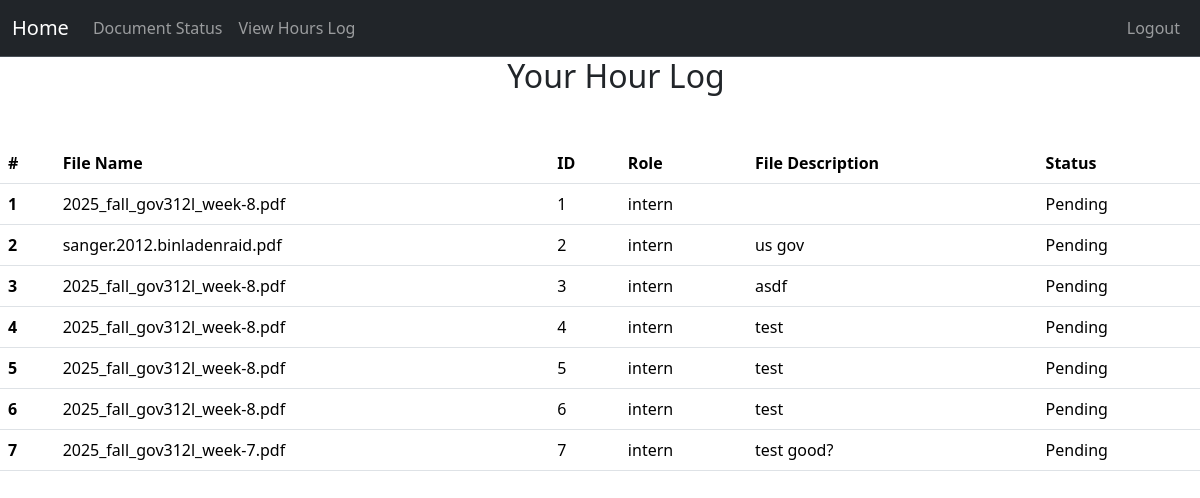
/specific/log/document (signed in), run on the app's committed database.
### project/models.py (models this page shows, shortened)
class Document(db.Model):
    __tablename__ = 'documents'
    id: Mapped[int] = mapped_column(primary_key=True)
    filename: Mapped[str] = mapped_column()
    doctype: Mapped[str] = mapped_column()
    status: Mapped[str] = mapped_column(default=("Pending"))  # "pending", "approved", "denied"
    description: Mapped[str] = mapped_column(default="No description provided")
    user: Mapped["User"] = relationship("User", back_populates="documents")
    user_id: Mapped[int] = mapped_column(db.ForeignKey('users.id'), name="fk_documents_user_id")

class User(db.Model, UserMixin):
    __tablename__ = 'users'
    id: Mapped[int] = mapped_column(primary_key=True)
    name: Mapped[str] = mapped_column()
    email: Mapped[str] = mapped_column(unique=True)
    password_hash: Mapped[str] = mapped_column(db.String(128))
    role: Mapped[str] = mapped_column(default="user")  # "user", "volunteer", " intern", "board"
    hours: Mapped[List["Hours"]] = relationship("Hours", back_populates="user", cascade="all, delete-orphan")
    documents: Mapped[List["Document"]] = relationship("Document", back_populates="user", cascade="all, delete-orphan")

### app.py (the view, shortened to what this page needs)
@app.route("/specific/log/document", methods=["GET", "POST"])
@login_required
@permission_required('volunteer')
def specific_log_document():
    user_id = request.args.get('user_id') or request.form.get('user_id')
    return render_template('specific_user_document.html', user=current_user)

### project/models.py (called while the page is built)
@login_manager.user_loader
def load_user(user_id):
    return User.query.get(user_id)

### project/templates/specific_user_document.html (shortened to what this page needs)
{% extends "base.html" %}
{% block content %}
<table class="table table-hover">
    <thead class = "thead-light">
    <tr>
        <th scope="col">#</th>
        <th scope="col">File Name</th>
        <th scope="col">ID</th>
        <th scope="col">Role</th>
        <th scope="col">File Description</th>
        <th scope="col">Status</th>
    </tr>
    </thead>
    <ol>
        {% if current_user.role != "admin" and current_user.role != "board" %}
            <div class="username-header">
                <h2>Your Hour Log</h2>
            </div>
            <br>
            <tbody>
                {% for doc in current_user.documents %}
                    {% set log_num = loop.index %}
                    <tr>
                        <th scope="row">{{log_num}}</th>
                        <td>{{doc.filename}}</td>
                        <td>{{doc.id}}</td>
                        <td>{{current_user.role}}</td>
                        <td>{{doc.description}}</td>
                        <td>{{doc.status}}</td>
                    </tr>
                {% endfor %}
            </tbody>
            </table>
        {% endif %}
{% endblock %}

### project/templates/base.html (style rules this page uses)
.username-header { text-align: center; }

### data on the page
Document: id "1", filename "2025_fall_gov312l_week-8.pdf", status "Pending"
User: role "intern"
Document: id "2", filename "sanger.2012.binladenraid.pdf", description "us gov", status "Pending"
Document: log_num "3", filename "2025_fall_gov312l_week-8.pdf", id "3", description "asdf", status "Pending"
Document: id "4", filename "2025_fall_gov312l_week-8.pdf", description "test", status "Pending"
Document: id "5", filename "2025_fall_gov312l_week-8.pdf", description "test", status "Pending"
Document: id "6", filename "2025_fall_gov312l_week-8.pdf", description "test", status "Pending"
Document: id "7", filename "2025_fall_gov312l_week-7.pdf", description "test good?", status "Pending"
